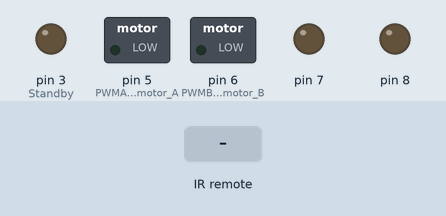
This sketch was run on a simulated Arduino Uno, built with avr-gcc and run on an emulated ATmega328P. Shown: switched loads named in the sketch (green lamp = pin HIGH), output pins drawn as LEDs (lit = HIGH). The test bench sets the inputs (shaded band). What the sketch prints to the serial monitor is not drawn.

Above: at 1.2 s.
1.3 s: infrared code 0xB946FF00 received
At 1.7 s:
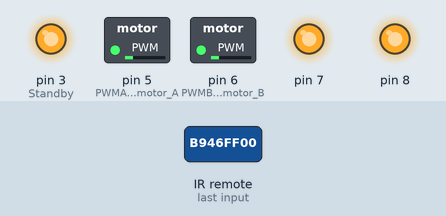
2.8 s: infrared code 0xEA15FF00 received
At 3.4 s:
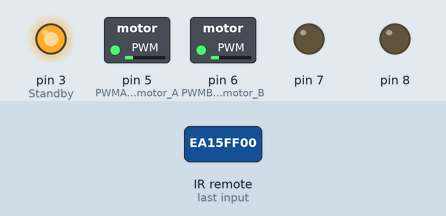
4.3 s: infrared code 0xBB44FF00 received
At 5.1 s:
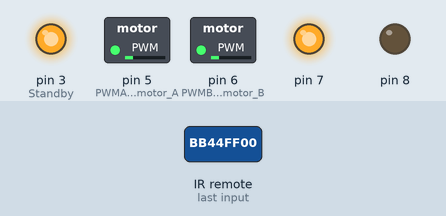
5.8 s: infrared code 0xBC43FF00 received
At 6.8 s:
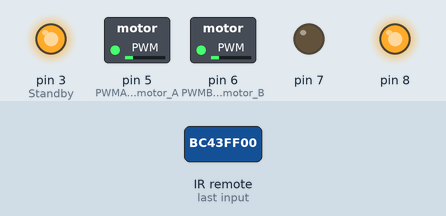
7.3 s: infrared code 0xBF40FF00 received
At 8.6 s:
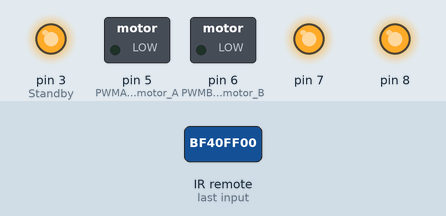
Timing chart, 0 to 9.8 s (numbered marks = the images above; inputs shaded):
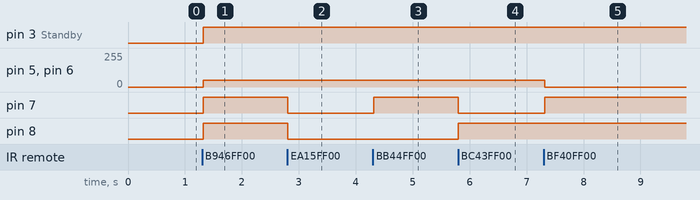

The sketch:

IR_remote_control.ino
```cpp
/* This program controls the robotic car using the IR remote. Each IR button triggers a movement function like forward,backward,left,right
and stop. Also, I have button 1 to increase the speed and button 2 to decrease the speed. The increase and decrease speed is only when
the car is stopped. This program uses IR signals, hex values for each button and functions.
*/

#include <IRremote.h> // including the IR remote external library

const int IR_RECEIVE_PIN = 9; // Define the pin connected to the IR receiver
int x = 50; // setting the base speed to 50

void setup() {
  pinMode(5, OUTPUT); // PWMA speed motor A
  pinMode(7, OUTPUT); // AIN_1 Direction motor A
  pinMode(3, OUTPUT); // Standby
  pinMode(6, OUTPUT); // PWMB speed motor B
  pinMode(8, OUTPUT); // BIN_1 direction motor B
Serial.begin(9600); // start the serial monitor
  IrReceiver.begin(IR_RECEIVE_PIN, ENABLE_LED_FEEDBACK); // Initialize the receiver
}

void loop() {
  if (IrReceiver.decode()) { // check if an IR signal is received
Forward(x);
Backward(x);
Right(x);
Left(x);
Stop();
increaseSpeed();
decreaseSpeed();

 IrReceiver.resume(); // prepare to receive the next signal
  }
        Serial.print("Current speed (bit value): ");
    Serial.println(x); // print the speed of the car
}

void Forward(int x) {
  if ( IrReceiver.decodedIRData.decodedRawData == 0xB946FF00){ // Hex code for the Arrow pointing upwards on the IR remote
analogWrite(5,x); // Motor A speed = x
digitalWrite(7,1); // Motor A direction forward
analogWrite(6,x);// Motor B speed = x
digitalWrite(8,1);// Motor B direction forward
digitalWrite(3,1); // Enable motor driver (STBY)
  }
}

void Backward ( int x){
  if ( IrReceiver.decodedIRData.decodedRawData == 0xEA15FF00){ // Hex code for the Arrow pointing downwards on the IR remote
analogWrite(5,x); // Motor A speed = x
digitalWrite(7,0); // Motor A direction forward
analogWrite(6,x); // Motor B speed = x
digitalWrite(8,0); // Motor B direction forward
digitalWrite(3,1); // Enable motor driver (STBY)
 }
}
void Left ( int x){
     if ( IrReceiver.decodedIRData.decodedRawData == 0xBB44FF00){ // Hex code for the Arrow pointing left on the IR remote
analogWrite(5,x); // Motor A speed = x
digitalWrite(7,1); // Motor A direction backward
analogWrite(6,x); // Motor B speed = x
digitalWrite(8,0); // Motor B direction backward
digitalWrite(3,1); // Enable motor driver (STBY)
}
}
void Right ( int x){
       if ( IrReceiver.decodedIRData.decodedRawData == 0xBC43FF00){ // Hex code for the Arrow pointing right on the IR remote
analogWrite(5,x); // Motor A speed = x
digitalWrite(7,0); // Motor A direction backward
analogWrite(6,x); // Motor B speed = x
digitalWrite(8,1); // Motor B direction forward
digitalWrite(3,1); // Enable motor driver (STBY)
}
}
void LeftForward ( float x){
  float y = x * 0.5; // setting the variable Y to half the value of X
analogWrite(5,x);// Motor A speed = x
digitalWrite(7,1);// Motor A direction forward
analogWrite(6,y); // Motor B speed = y
digitalWrite(8,1);// Motor B direction forward
digitalWrite(3,1); // Enable motor driver (STBY)
}
void LeftBackward ( float x){
  float y = x * 0.5;
analogWrite(5,x); // Motor A speed = x
digitalWrite(7,0); // Motor A direction backward
analogWrite(6,y); // Motor B speed = y
digitalWrite(8,0);// Motor B direction backward
digitalWrite(3,1); // Enable motor driver (STBY)
}
void RightForward ( float x){
  float y = x * 0.5;
analogWrite(5,y); // Motor A speed = y
digitalWrite(7,1); // Motor A direction forward
analogWrite(6,x); // Motor B speed = x
digitalWrite(8,1); // Motor B direction forward
digitalWrite(3,1); // Enable motor driver (STBY)
}
void RightBackward ( float x){
  float y = x * 0.5;
analogWrite(5,y); // Motor A speed = y
digitalWrite(7,0); // Motor A direction backward
analogWrite(6,x); // Motor B speed = x
digitalWrite(8,0); // Motor B direction backward
digitalWrite(3,1);// Enable motor driver (STBY)
}
void Stop (){
    if ( IrReceiver.decodedIRData.decodedRawData ==0xBF40FF00 ){ // Hex code for the Ok button on the IR remote
analogWrite(5,0); // Motor A speed = 0
digitalWrite(7,1);// Direction doesn't matter when speed = 0
analogWrite(6,0); // Motor B speed = 0
digitalWrite(8,1); // Direction doesn't matter
digitalWrite(3,1);
} // Enable motor driver (STBY)
}

void increaseSpeed() {
  if (IrReceiver.decodedIRData.decodedRawData == 0xE916FF00) {  // Speed+ button which is button number 1 on the remote
    x += 10; // increase speed value by 10 everytime I press the button
    if (x > 255){
      x=255; // make 255 the max speed that the car can go to
    }

    }
  }

void decreaseSpeed(){
  if (IrReceiver.decodedIRData.decodedRawData == 0xE619FF00) {  // Speed - button which is button number 2 on the remote
    x -= 10; // decrease the speed value by 10 everytime I press button number 2
    if (x > 255){
      x=255; // make 255 the max speed the car can go to
    }
  }
}
```

Measured:
- after the input at 1.3 s, pin 3 (Standby), pin 7, pin 8: LOW → HIGH at once; pin 5 (PWMA_speed_motor_A), pin 6 (PWMB_speed_motor_B): 0/255 → 50/255 at once
- after the input at 2.8 s, pin 7, pin 8: HIGH → LOW at once
- after the input at 4.3 s, pin 7: LOW → HIGH at once
- after the input at 5.8 s, pin 7: HIGH → LOW at once; pin 8: LOW → HIGH at once
- after the input at 7.3 s, pin 5 (PWMA_speed_motor_A), pin 6 (PWMB_speed_motor_B): 50/255 → 0/255 at once; pin 7: LOW → HIGH at once
